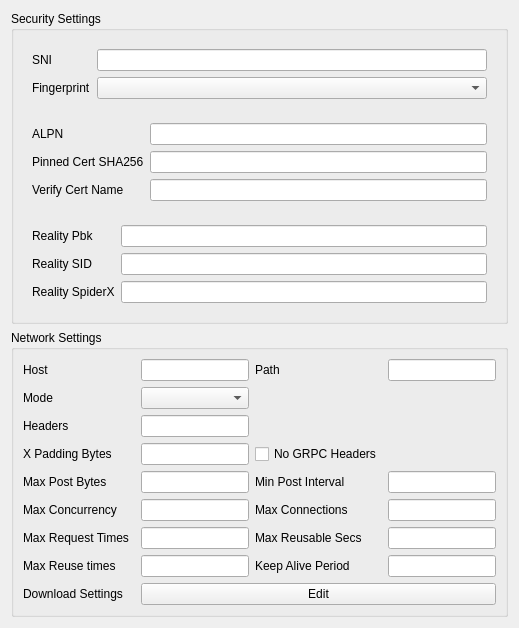
    <widget class="QWidget" name="xray_widget" native="true">
     <layout class="QVBoxLayout" name="verticalLayout_5">
      <item>
       <widget class="QGroupBox" name="xray_security_box">
        <property name="title">
         <string>Security Settings</string>
        </property>
        <layout class="QVBoxLayout" name="verticalLayout_8">
         <item>
          <widget class="QWidget" name="xray_tls_common" native="true">
           <layout class="QGridLayout" name="gridLayout_5">
            <item row="0" column="0">
             <widget class="QLabel" name="label_11">
              <property name="text">
               <string>SNI</string>
              </property>
             </widget>
            </item>
            <item row="0" column="1">
             <widget class="QLineEdit" name="xray_sni"/>
            </item>
            <item row="1" column="0">
             <widget class="QLabel" name="label_12">
              <property name="text">
               <string>Fingerprint</string>
              </property>
             </widget>
            </item>
            <item row="1" column="1">
             <widget class="QComboBox" name="xray_fp"/>
            </item>
           </layout>
          </widget>
         </item>
         <item>
          <widget class="QWidget" name="xray_tls_only" native="true">
           <layout class="QGridLayout" name="gridLayout_6">
            <item row="0" column="0">
             <widget class="QLabel" name="label_13">
              <property name="text">
               <string>ALPN</string>
              </property>
             </widget>
            </item>
            <item row="0" column="1">
             <widget class="QLineEdit" name="xray_alpn"/>
            </item>
            <item row="1" column="0">
             <widget class="QLabel" name="label_xray_pcs">
              <property name="text">
               <string>Pinned Cert SHA256</string>
              </property>
             </widget>
            </item>
            <item row="1" column="1">
             <widget class="QLineEdit" name="xray_pinned_peer_cert_sha256">
              <property name="toolTip">
               <string>pinnedPeerCertSha256: hex SHA256 of the peer certificate (comma-separated for multiple). Replacement for allowInsecure.</string>
              </property>
             </widget>
            </item>
            <item row="2" column="0">
             <widget class="QLabel" name="label_xray_vcn">
              <property name="text">
               <string>Verify Cert Name</string>
              </property>
             </widget>
            </item>
            <item row="2" column="1">
             <widget class="QLineEdit" name="xray_verify_peer_cert_by_name">
              <property name="toolTip">
               <string>verifyPeerCertByName: verify the peer certificate against this name instead of the SNI.</string>
              </property>
             </widget>
            </item>
           </layout>
          </widget>
         </item>
         <item>
          <widget class="QWidget" name="xray_reality_box" native="true">
           <layout class="QGridLayout" name="gridLayout_7">
            <item row="0" column="0">
             <widget class="QLabel" name="label_14">
              <property name="text">
               <string>Reality Pbk</string>
              </property>
             </widget>
            </item>
            <item row="0" column="1">
             <widget class="QLineEdit" name="xray_reality_pbk"/>
            </item>
            <item row="1" column="0">
             <widget class="QLabel" name="label_15">
              <property name="text">
               <string>Reality SID</string>
              </property>
             </widget>
            </item>
            <item row="1" column="1">
             <widget class="QLineEdit" name="xray_reality_sid"/>
            </item>
            <item row="2" column="0">
             <widget class="QLabel" name="label_16">
              <property name="text">
               <string>Reality SpiderX</string>
              </property>
             </widget>
            </item>
            <item row="2" column="1">
             <widget class="QLineEdit" name="xray_reality_spiderx"/>
            </item>
           </layout>
          </widget>
         </item>
        </layout>
       </widget>
      </item>
      <item>
       <widget class="QGroupBox" name="xray_network_box">
        <property name="title">
         <string>Network Settings</string>
        </property>
        <layout class="QGridLayout" name="gridLayout_9">
         <item row="3" column="2" colspan="2">
          <widget class="QLabel" name="label_22">
           <property name="text">
            <string>Headers</string>
           </property>
          </widget>
         </item>
         <item row="8" column="2">
          <widget class="QLabel" name="label_26">
           <property name="text">
            <string>Max Concurrency</string>
           </property>
          </widget>
         </item>
         <item row="6" column="2">
          <widget class="QLabel" name="label_24">
           <property name="text">
            <string>Max Post Bytes</string>
           </property>
          </widget>
         </item>
         <item row="0" column="4">
          <widget class="QLineEdit" name="xray_host"/>
         </item>
         <item row="9" column="5">
          <widget class="QLabel" name="label_28">
           <property name="text">
            <string>Max Reusable Secs</string>
           </property>
          </widget>
         </item>
         <item row="9" column="2">
          <widget class="QLabel" name="label_27">
           <property name="text">
            <string>Max Request Times</string>
           </property>
          </widget>
         </item>
         <item row="6" column="6">
          <widget class="QLineEdit" name="xray_scMinPostsIntervalMs"/>
         </item>
         <item row="3" column="4">
          <widget class="QLineEdit" name="xray_headers"/>
         </item>
         <item row="0" column="2">
          <widget class="QLabel" name="label_19">
           <property name="text">
            <string>Host</string>
           </property>
          </widget>
         </item>
         <item row="8" column="4">
          <widget class="QLineEdit" name="xray_max_concurrency"/>
         </item>
         <item row="4" column="2">
          <widget class="QLabel" name="label_23">
           <property name="text">
            <string>X Padding Bytes</string>
           </property>
          </widget>
         </item>
         <item row="6" column="4">
          <widget class="QLineEdit" name="xray_scMaxEachPostBytes"/>
         </item>
         <item row="6" column="5">
          <widget class="QLabel" name="label_25">
           <property name="text">
            <string>Min Post Interval</string>
           </property>
          </widget>
         </item>
         <item row="2" column="2">
          <widget class="QLabel" name="label_21">
           <property name="text">
            <string>Mode</string>
           </property>
          </widget>
         </item>
         <item row="2" column="4">
          <widget class="QComboBox" name="xray_mode"/>
         </item>
         <item row="9" column="4">
          <widget class="QLineEdit" name="xray_hMaxRequestTimes"/>
         </item>
         <item row="4" column="4">
          <widget class="QLineEdit" name="xray_xpaddingbytes"/>
         </item>
         <item row="4" column="5">
          <widget class="QCheckBox" name="xray_no_grpc">
           <property name="text">
            <string>No GRPC Headers</string>
           </property>
          </widget>
         </item>
         <item row="9" column="6">
          <widget class="QLineEdit" name="xray_hMaxReusableSecs"/>
         </item>
         <item row="10" column="2">
          <widget class="QLabel" name="label_29">
           <property name="text">
            <string>Max Reuse times</string>
           </property>
          </widget>
         </item>
         <item row="10" column="4">
          <widget class="QLineEdit" name="xray_max_reuse_times"/>
         </item>
         <item row="10" column="5">
          <widget class="QLabel" name="label_30">
           <property name="text">
            <string>Keep Alive Period</string>
           </property>
          </widget>
         </item>
         <item row="10" column="6">
          <widget class="QLineEdit" name="xray_keep_alive_period"/>
         </item>
         <item row="11" column="2">
          <widget class="QLabel" name="label_32">
           <property name="text">
            <string>Download Settings</string>
           </property>
          </widget>
         </item>
         <item row="11" column="4" colspan="3">
          <widget class="QPushButton" name="xray_downloadsettings_edit">
           <property name="text">
            <string>Edit</string>
           </property>
          </widget>
         </item>
         <item row="8" column="5">
          <widget class="QLabel" name="label_31">
           <property name="text">
            <string>Max Connections</string>
           </property>
          </widget>
         </item>
         <item row="8" column="6">
          <widget class="QLineEdit" name="xray_max_connections"/>
         </item>
         <item row="0" column="5">
          <widget class="QLabel" name="label_20">
           <property name="text">
            <string>Path</string>
           </property>
          </widget>
         </item>
         <item row="0" column="6">
          <widget class="QLineEdit" name="xray_path"/>
         </item>
        </layout>
       </widget>
      </item>
     </layout>
    </widget>
